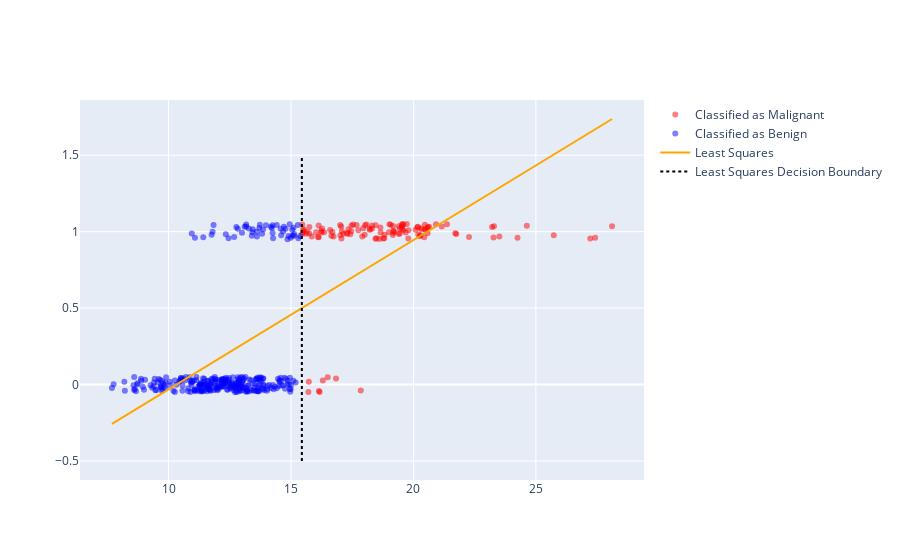

Notebook code cell kept with this figure:
### Markdown cell above
---
<br/><br/><br/><br/><br/>

# Simple Decision Rule

Suppose we instituted the following simple decision rule:

$$\Large
\text{If } f_\theta(x) > 0.5  \text{ predict 1 (malignant) else predict 0 (benign).}
$$

This simple **decision rule** is deciding that a tumor is malignant if our model predicts a values above 0.5 (closer to 1 than zero).

In the following we plot the implication of these decisions on our training data.

### Code cell
jitter_y = Y + 0.1*np.random.rand(len(Y)) - 0.05
ind_mal = least_squares_model.predict(X) > 0.5

mal_points = go.Scatter(name="Classified as Malignant", 
                    x=np.squeeze(X[ind_mal]), y = jitter_y[ind_mal], 
                    mode="markers", marker=dict(opacity=0.5, color="red"))
ben_points = go.Scatter(name="Classified as Benign", 
                    x=np.squeeze(X[~ind_mal]), y = jitter_y[~ind_mal], 
                    mode="markers", marker=dict(opacity=0.5, color="blue"))
dec_boundary = (0.5 - least_squares_model.intercept_)/least_squares_model.coef_[0]
dec_line = go.Scatter(name="Least Squares Decision Boundary", 
                      x = [dec_boundary,dec_boundary], y=[-0.5,1.5], mode="lines",
                     line=dict(color="black", dash="dot"))
py.iplot([mal_points, ben_points, model_line,dec_line])

### Figure 1 — Plotly figure (JSON) as saved in the notebook; plotly's stock layout.template omitted (floating-point values rounded to 4 significant figures; data arrays with more than 128 entries replaced by an {"elided": "..."} marker saying what was removed)
{"data": [{"marker": {"color": "red", "opacity": 0.5}, "mode": "markers", "name": "Classified as Malignant", "type": "scatter", "x": [17.75, 20.58, 22.27, 19.4, 17.35, 16.11, 18.49, 15.46, 19.21, 18.81, 17.14, 19.07, 19.16, 19.8, 16.65, 16.13, 21.75, 27.22, 21.16, 20.16, 18.65, 15.61, 17.06, 16.84, 20.48, 17.47, 20.09, 17.95, 16.69, 16.35, 16.5, 17.3, 20.59, 16.27, 17.29, 18.03, 19.18, 25.73, 24.63, 17.46, 19.44, 20.47, 20.18, 24.25, 23.29, 20.34, 16.17, 20.44, 18.82, 21.71, 15.75, 18.22, 19.53, 19.79, 19.59, 20.64, 17.08, 20.51, 23.27, 18.22, 18.08, 15.66, 18.01, 19, 17.91, 15.71, 16.24, 18.46, 18.31, 19.17, 16.74, 20.26, 15.75, 16.25, 15.46, 15.49, 19.4, 19.45, 20.29, 19.55, 17.42, 16.14, 17.02, 15.5, 18.45, 18.61, 17.05, 20.31, 19.59, 18.31, 19.53, 17.68, 18.77, 23.21, 17.01, 28.11, 27.42, 16.6, 17.54, 19.19, 15.53, 19.55, 20.57, 16.13, 16.3, 20.2, 23.51, 15.85, 20.92, 15.73, 19.73, 17.85, 19.68, 21.37, 19.02, 16.03, 18.66], "y": [1.009, 0.9902, 0.9642, 1.035, 1.015, 0.9648, 0.9569, 0.9855, 1.001, 0.9568, 0.9868, 1.046, 0.9773, 1.009, 0.9728, 0.9636, 0.9847, 0.9543, 1.034, 1.029, 1.028, 0.9869, 0.9549, 0.04025, 1.014, 1.04, 1.012, 1.022, 0.9977, 0.9954, 0.04755, 0.9914, 1.031, 1.021, 0.9858, 1.041, 1.006, 0.9771, 1.039, 1.003, 0.9866, 1.045, 1.031, 0.9602, 1.036, 1.016, -0.04941, 0.9633, 0.9802, 0.9891, 0.9875, 1.012, 1.044, 0.9555, 1.047, 1.032, 1.003, 1.01, 0.9616, 1.018, 1.047, 0.9976, 0.9802, 0.9962, 0.9682, -0.04938, 1.004, 1.042, 1.04, 1.037, 0.9686, 0.9701, 1.031, 0.9952, 1.047, 0.9965, 0.9867, 1.018, 0.9766, 1.05, 0.9826, -0.04288, 0.9765, 1.016, 0.9541, 0.9526, 1.034, 1.023, 1.01, 1.019, 1.033, 1.043, 0.9559, 1.03, 1.043, 1.035, 0.9606, 1.011, 1.047, 0.9928, 1.009, 1.018, 1.024, 1.04, 0.02642, 0.9806, 0.9683, 0.9688, 1.048, 0.01851, 1.049, -0.03864, 0.9948, 1.049, 1.049, 0.9965, 0.9949]}, {"marker": {"color": "blue", "opacity": 0.5}, "mode": "markers", "name": "Classified as Benign", "type": "scatter", "x": {"elided": "309 float values"}, "y": {"elided": "309 float values"}}, {"line": {"color": "orange"}, "mode": "lines", "name": "Least Squares", "type": "scatter", "x": [7.691, 9.96, 12.23, 14.5, 16.77, 19.03, 21.3, 23.57, 25.84, 28.11], "y": [-0.2571, -0.0356, 0.1859, 0.4075, 0.629, 0.8505, 1.072, 1.294, 1.515, 1.737]}, {"line": {"color": "black", "dash": "dot"}, "mode": "lines", "name": "Least Squares Decision Boundary", "type": "scatter", "x": [15.44, 15.44], "y": [-0.5, 1.5]}], "layout": {}}
